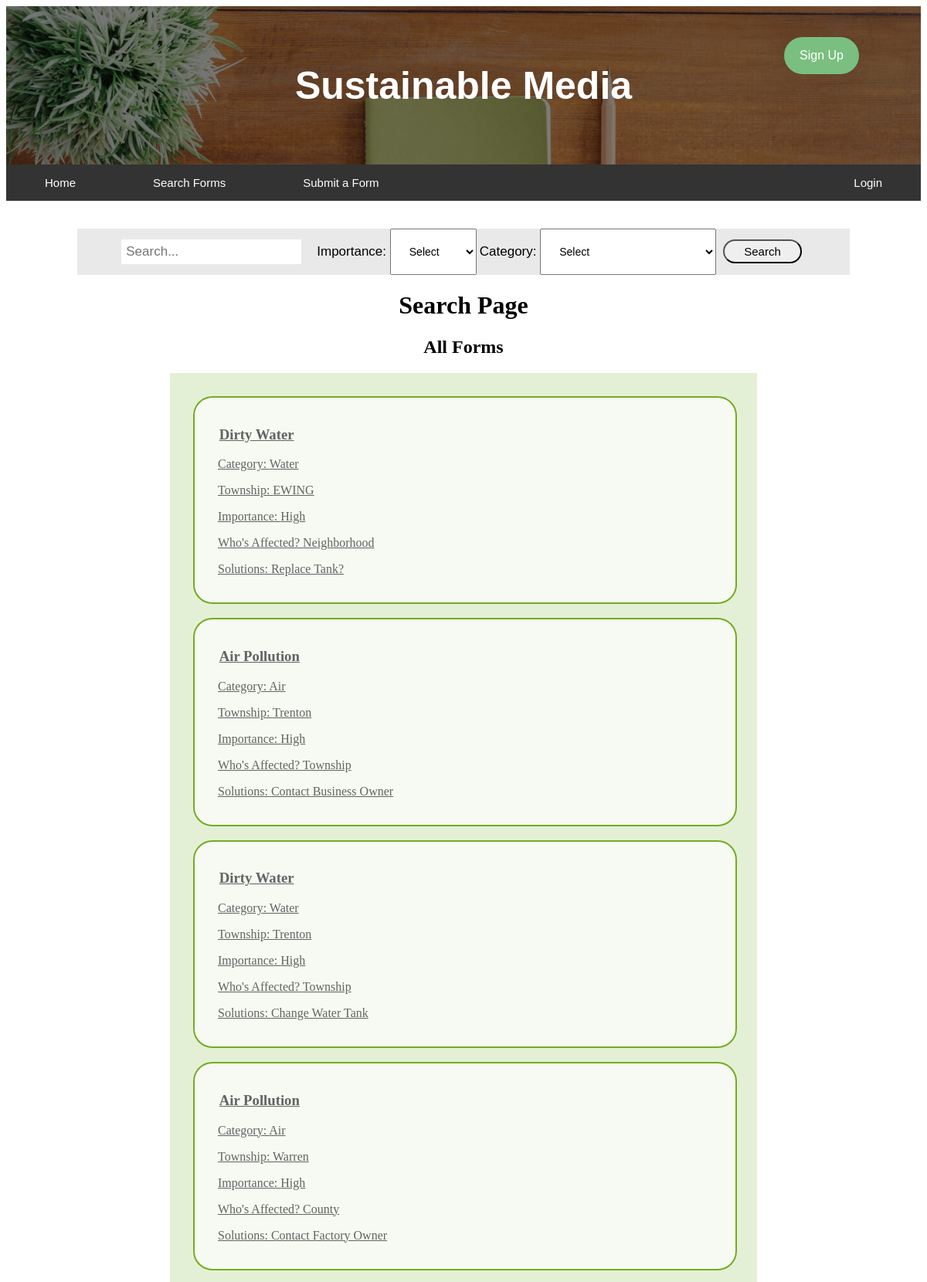
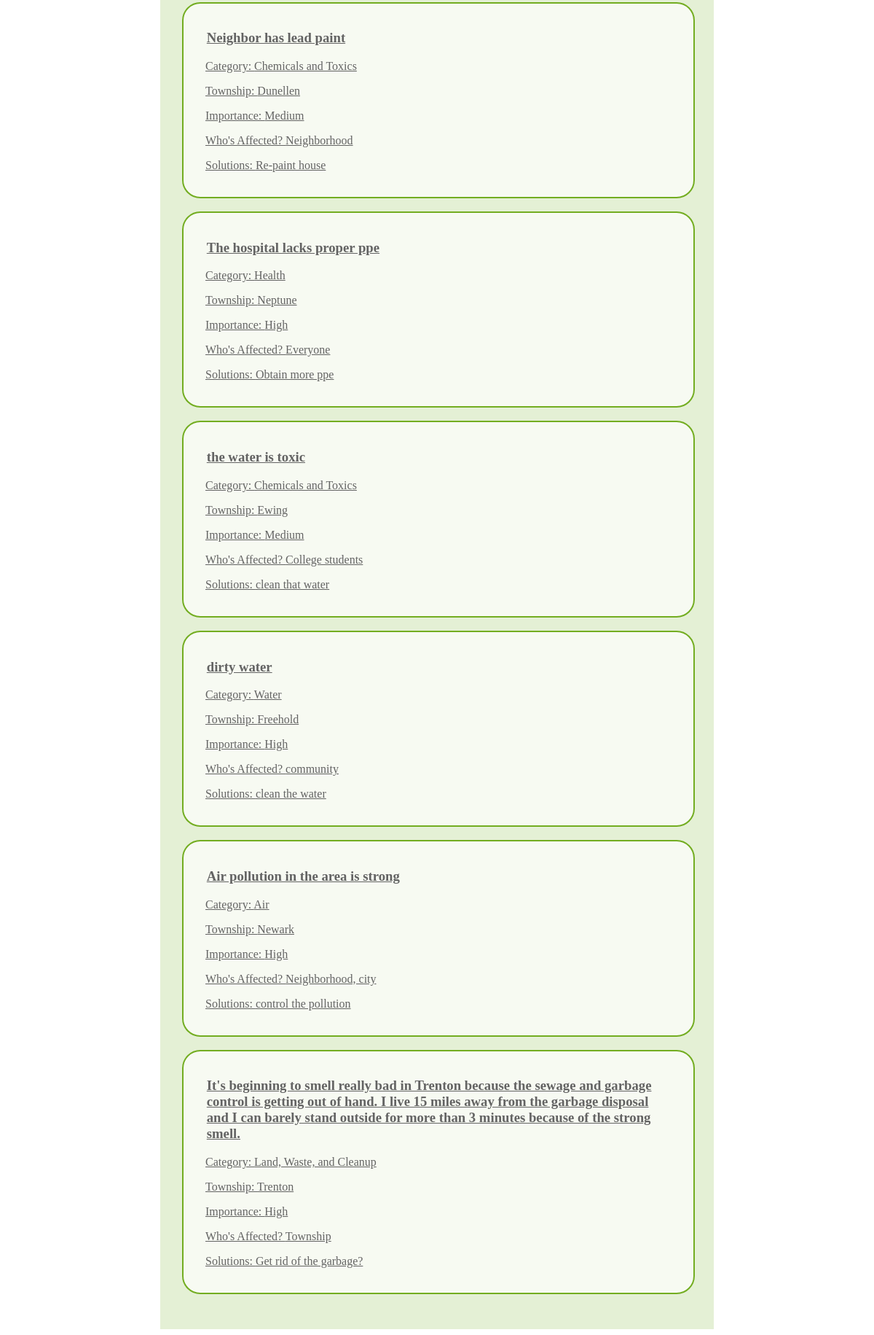
The page /code/searchFormPage.php on the database its author committed (2 pictures, top to bottom).
### tables this page shows
CREATE TABLE `COMMUNITY_FORM` (
  `FormID` int(11) NOT NULL,
  `MemberID` int(11) NOT NULL,
  `Township` varchar(30) NOT NULL,
  `Category` varchar(50) NOT NULL,
  `Summary` varchar(250) NOT NULL,
  `Importance` varchar(10) NOT NULL,
  `Affected` varchar(50) NOT NULL,
  `Solutions` varchar(250) NOT NULL
);

### code/searchFormPage.php (the view, shortened to what this page needs)
<?php
include_once 'myphp_connect.php';
 ?>
 <!DOCTYPE html>
 <html>
 <head>
   <link rel ="stylesheet" type="text/css" href="css/style.css">
 </head>
 <body>
   <div class ="bg-image">
   <div class = "main_header" >
     <h1> Sustainable Media </h1>
     <form action="signupPage.php">
       <div class = "btnstyle">
       <button class = "affect" type = "submit" > Sign Up </button>
     </div>
     </form>
   </div>
 </div>
   <div class="navbar">
  <a href="homePage.php">Home</a>
  <a href="searchFormPage.php">Search Forms</a>
  <a href="submitAform.php">Submit a Form</a>
  <a href="login.php" class="right">Login</a>
</div>
<br> <br>
<div class = "search-form">
  <form action = "search.php" method="POST">
    <input type="text" name="search" placeholder="Search...">
    <label> Importance: </label>
    <select name = "importance">
      <option value=""> Select </option>
    </select>
    <label> Category: </label>
    <select name = "category">
      <option value=""> Select </option>
    </select>
    <button style = "font-size: 15px" type = "submit" name="submit-search">Search </button>
  </form>
</div>
<h1 style = "text-align:center"> Search Page </h1>
<h2 style = "text-align:center"> All Forms </h2>
<div class = "commForm-container">
  <?php
    $sql = "SELECT * FROM COMMUNITY_FORM";
    $result = mysqli_query($conn,$sql);
    $queryResult = mysqli_num_rows($result);
      if($queryResult > 0){
        while ($row = mysqli_fetch_assoc($result)){
          echo " <div class = 'aClick' >
          <a href = 'formOpen.php?title=".$row['Category']."&sol=".$row['Solutions']."'>
           <div class = 'commForm-box'>
              <br>
              <h3> ".$row['Summary']."</h3>
               <p> Category: ".$row['Category']."</p>
                  <p> Township:  ".$row['Township']."</p>
                    <p> Importance: ".$row['Importance']."</p>
                      <p> Who's Affected? ".$row['Affected']."</p>
                        <p> Solutions: ".$row['Solutions']."</p>
                        <br>
                        </div>
                  </div>
        <br>";
              }
          }
  ?>
</div>
 </body>
 </html>

### code/css/style.css (style rules this page uses)
.main_header { padding: 40px; text-align: center; color: white; font-family: Arial, Helvetica, sans-serif; font-size: 25px; }
.bg-image { background-image: linear-gradient(rgba(0, 0, 0, 0.5), rgba(0, 0, 0, 0.5)), url("/DBproject/notebook.jpg"); height: 50%; background-position: center; background-repeat: no-repeat; background-size: cover; position: relative; }
.navbar { overflow: hidden; background-color: #333; }
.navbar a { float: left; display: block; color: white; text-align: center; padding: 15px 50px; text-decoration: none; font-family: Arial, Helvetica, sans-serif; font-size: 15px; }
.navbar a.right { float: right; }
.search-form { margin:auto; width: 1000px; background-color: #e9e9e9; text-align: center; }
.search-form input[type=text] { padding: 6px; margin-top: 10px; margin-right: 16px; margin-bottom: 10px; border: black; font-size: 17px; font-family: Arial, Helvetica, sans-serif; }
.search-form label { font-size: 17px; font-family: Arial, Helvetica, sans-serif }
.search-form button[type=submit] { padding:5px 25px; cursor: pointer; margin: 5px; border-radius: 25px; }
.search-form select { padding: 20px; font-size: 14px; font-family: Arial, Helvetica, sans-serif; cursor: pointer; }
.commForm-box { display: block; border: 2px solid #73AD21; border-radius: 25px; background-color: rgba(255, 255, 255, 0.7); width: 100%; cursor: pointer; }
.commForm-box p { margin-left: auto; margin-right: auto; width: 40em; cursor: pointer; }
.commForm-box h3 { margin-left: auto; margin-right: auto; width: 34em; }
.commForm-container { width: 700px; background-color: #e4f0d5; margin:auto; padding: 30px; }
.aClick a { color: #636363; }
.btnstyle button { border-radius: 25px; background-color: #7abf7f; border: none; color: white; padding: 15px 20px; text-align: center; text-decoration: none; display: inline-flex; top: 40px; right: 80px; font-size: 16px; position: absolute; cursor: pointer; transition-duration: 0.4s; }

### rows shown on the page
community_form: Summary "Dirty Water", Category "Water", Township "EWING", Importance "High", Affected "Neighborhood", Solutions "Replace Tank?"
community_form: Summary "Air Pollution", Category "Air", Township "Trenton", Importance "High", Affected "Township", Solutions "Contact Business Owner"
community_form: Summary "Dirty Water", Category "Water", Township "Trenton", Importance "High", Affected "Township", Solutions "Change Water Tank"
community_form: Summary "Air Pollution", Category "Air", Township "Warren", Importance "High", Affected "County", Solutions "Contact Factory Owner"
community_form: Summary "Neighbor has lead paint", Category "Chemicals and Toxics", Township "Dunellen", Importance "Medium", Affected "Neighborhood", Solutions "Re-paint house"
community_form: Summary "The hospital lacks proper ppe", Category "Health", Township "Neptune", Importance "High", Affected "Everyone", Solutions "Obtain more ppe"
community_form: Summary "the water is toxic", Category "Chemicals and Toxics", Township "Ewing", Importance "Medium", Affected "College students", Solutions "clean that water"
community_form: Summary "dirty water", Category "Water", Township "Freehold", Importance "High", Affected "community", Solutions "clean the water"
community_form: Summary "Air pollution in the area is strong", Category "Air", Township "Newark", Importance "High", Affected "Neighborhood, city", Solutions "control the pollution"
community_form: Summary "It's beginning to smell really bad in Trenton because the sewage and garbage control is getting out of hand. I live 15 miles away from the garbage disposal and I can barely stand outside for more than 3 minutes because of the strong smell.", Category "Land, Waste, and Cleanup", Township "Trenton", Importance "High", Affected "Township", Solutions "Get rid of the garbage?"
